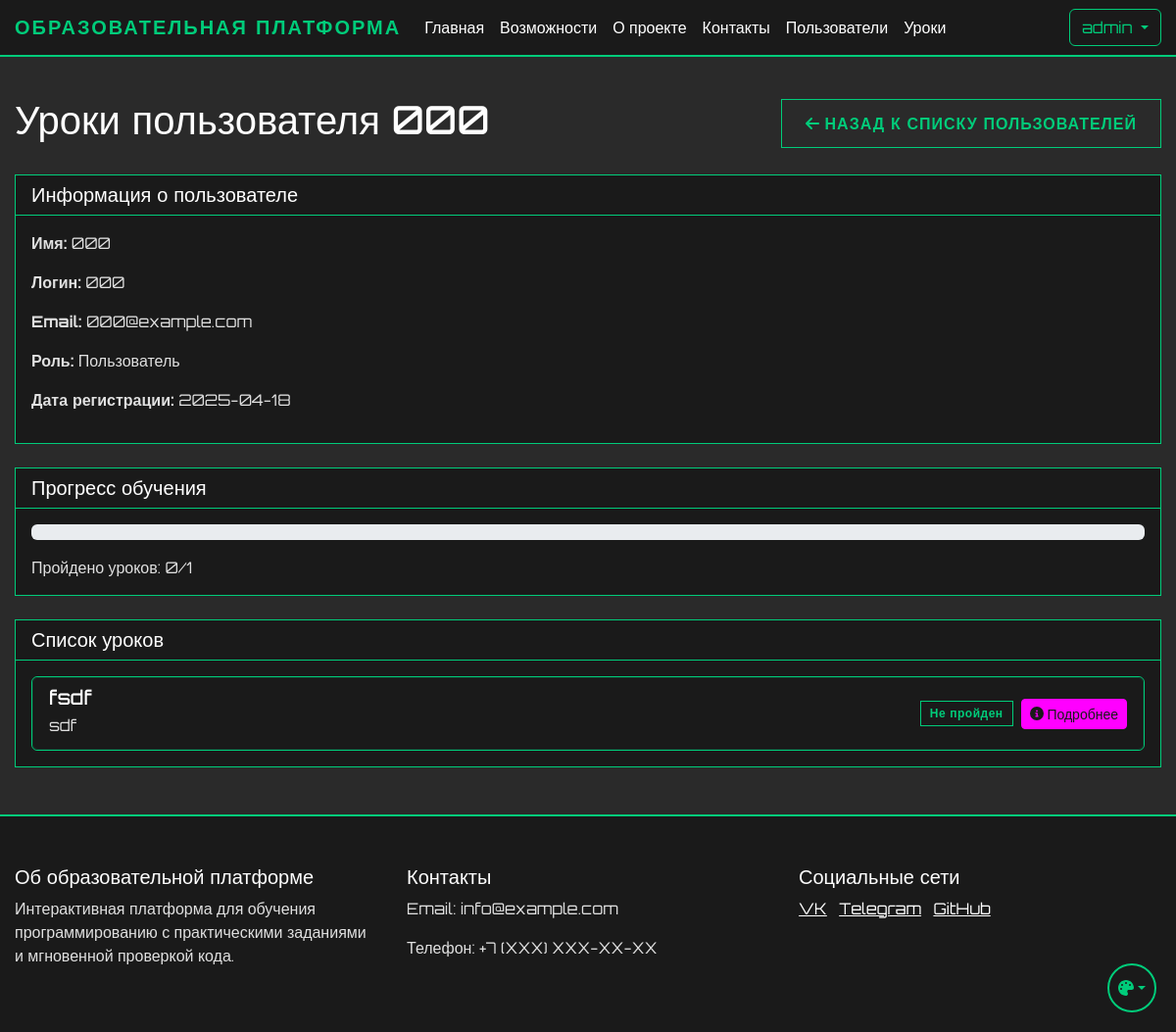
Screenshot of /admin/user/10/lessons (signed in) with the database file from the repository.
### app.py (models this page shows, shortened)
class User(UserMixin, db.Model):
    id = db.Column(db.Integer, primary_key=True)
    name = db.Column(db.String(100), nullable=False)
    username = db.Column(db.String(80), unique=True, nullable=False)
    email = db.Column(db.String(120), unique=True, nullable=False)
    password_hash = db.Column(db.String(128))
    is_admin = db.Column(db.Boolean, default=False)
    user_type = db.Column(db.String(20), default='student')  # student, teacher, admin
    created_by = db.Column(db.Integer, db.ForeignKey('user.id'), nullable=True)  # ID пользователя, создавшего этого пользователя
    created_at = db.Column(db.DateTime, default=db.func.now())
    last_login = db.Column(db.DateTime)
    is_active = db.Column(db.Boolean, default=True)
    progress = db.relationship('UserProgress', backref='user', lazy=True)
    ratings = db.relationship('UserRating', backref='user', lazy=True)
    chat_messages = db.relationship('ChatMessage', backref='user', lazy=True)
    created_users = db.relationship('User', backref=db.backref('creator', remote_side=[id]))

class Lesson(db.Model):
    id = db.Column(db.Integer, primary_key=True)
    order_number = db.Column(db.Integer, unique=True, nullable=False)
    title = db.Column(db.String(200), nullable=False)
    description = db.Column(db.Text)
    is_active = db.Column(db.Boolean, default=True)
    created_at = db.Column(db.DateTime, default=db.func.now())
    theory_content = db.Column(db.Text)
    theory_test = db.relationship('TheoryTest', backref='lesson', uselist=False)
    practice_tasks = db.relationship('PracticeTask', backref='lesson', lazy=True)
    required_lesson_id = db.Column(db.Integer, db.ForeignKey('lesson.id'), nullable=True)
    required_lesson = db.relationship('Lesson', remote_side=[id], backref='next_lessons')

### app.py (the view)
@app.route('/admin/user/<int:user_id>/lessons')
@login_required
def view_user_lessons(user_id):
    if not current_user.is_admin:
        abort(403)
    user = User.query.get_or_404(user_id)
    lessons = Lesson.query.order_by(Lesson.order_number).all()
    user_progress = UserProgress.query.filter_by(user_id=user_id).all()
    completed_lesson_ids = [progress.lesson_id for progress in user_progress if progress.is_completed]
    total_lessons = len(lessons)
    completed_lessons = len(completed_lesson_ids)
    progress_percentage = int((completed_lessons / total_lessons * 100)) if total_lessons > 0 else 0
    return render_template('user_lessons.html',
                         user=user,
                         lessons=lessons,
                         completed_lesson_ids=completed_lesson_ids,
                         progress_percentage=progress_percentage,
                         completed_lessons=completed_lessons,
                         total_lessons=total_lessons)

### app.py (called while the page is built)
@login_manager.user_loader
def load_user(user_id):
    return db.session.get(User, int(user_id))

### templates/user_lessons.html (shortened to what this page needs)
{% extends "base.html" %}
{% block content %}
<div class="container mt-4">
    <div class="d-flex justify-content-between align-items-center mb-4">
        <h1>Уроки пользователя {{ user.username }}</h1>
        <a href="{{ url_for('user_list') }}" class="btn btn-secondary">
            <i class="fas fa-arrow-left"></i> Назад к списку пользователей
        </a>
    </div>
    <div class="card">
        <div class="card-header">
            <h5 class="mb-0">Информация о пользователе</h5>
        </div>
        <div class="card-body">
            <p><strong>Имя:</strong> {{ user.name }}</p>
            <p><strong>Логин:</strong> {{ user.username }}</p>
            <p><strong>Email:</strong> {{ user.email }}</p>
            <p><strong>Роль:</strong> {{ 'Администратор' if user.is_admin else 'Пользователь' }}</p>
            <p><strong>Дата регистрации:</strong> {{ user.created_at.strftime('%Y-%m-%d') }}</p>
        </div>
    </div>
    <div class="card mt-4">
        <div class="card-header">
            <h5 class="mb-0">Прогресс обучения</h5>
        </div>
        <div class="card-body">
            <div class="progress mb-3">
            </div>
            <p class="mb-0">Пройдено уроков: {{ completed_lessons }}/{{ total_lessons }}</p>
        </div>
    </div>
    <div class="card mt-4">
        <div class="card-header">
            <h5 class="mb-0">Список уроков</h5>
        </div>
        <div class="card-body">
            {% if lessons %}
                <div class="list-group">
                    {% for lesson in lessons %}
                        <div class="list-group-item">
                            <div class="d-flex justify-content-between align-items-center">
                                <div>
                                    <h5 class="mb-1 {% if lesson.id in completed_lesson_ids %}text-success{% endif %}">
                                        {{ lesson.title }}
                                    </h5>
                                    <p class="mb-1">{{ lesson.description }}</p>
                                </div>
                                <div class="d-flex align-items-center">
                                    {% if lesson.id in completed_lesson_ids %}
                                        <span class="badge bg-success me-2">Пройден</span>
                                    {% else %}
                                        <span class="badge bg-secondary me-2">Не пройден</span>
                                    {% endif %}
                                    <a href="{{ url_for('view_user_lesson_details', user_id=user.id, lesson_id=lesson.id) }}"
                                       class="btn btn-sm btn-info">
                                        <i class="fas fa-info-circle"></i> Подробнее
                                    </a>
                                </div>
                            </div>
                        </div>
                    {% endfor %}
                </div>
            {% else %}
                <div class="alert alert-info">
                    Уроки не найдены.
                </div>
            {% endif %}
        </div>
    </div>
</div>
{% endblock %}

### templates/base.html (shortened to what this page needs)
<!DOCTYPE html>
<html lang="ru">
<head>
    <link href="https://cdn.jsdelivr.net/npm/bootstrap@5.3.0/dist/css/bootstrap.min.css" rel="stylesheet">
    <link href="{{ url_for('static', filename='css/themes.css') }}" rel="stylesheet">
    <link href="{{ url_for('static', filename='css/base.css') }}" rel="stylesheet">
    <link href="{{ url_for('static', filename='css/components.css') }}" rel="stylesheet">
    <link href="{{ url_for('static', filename='css/forms.css') }}" rel="stylesheet">
    <link href="{{ url_for('static', filename='css/tables.css') }}" rel="stylesheet">
    <link href="{{ url_for('static', filename='css/layout.css') }}" rel="stylesheet">
</head>
<body>
    <nav class="navbar navbar-expand-lg navbar-dark">
        <div class="container">
            <a class="navbar-brand" href="{{ url_for('index') }}">Образовательная платформа</a>
            <div class="collapse navbar-collapse" id="navbarNav">
                <ul class="navbar-nav me-auto">
                    <li class="nav-item">
                        <a class="nav-link" href="{{ url_for('index') }}">Главная</a>
                    </li>
                    <li class="nav-item">
                        <a class="nav-link" href="/#features">Возможности</a>
                    </li>
                    <li class="nav-item">
                        <a class="nav-link" href="/#about">О проекте</a>
                    </li>
                    <li class="nav-item">
                        <a class="nav-link" href="/#contact">Контакты</a>
                    </li>
                    {% if current_user.is_admin %}
                    <li class="nav-item">
                            <a class="nav-link" href="{{ url_for('user_list') }}">Пользователи</a>
                    </li>
                    <li class="nav-item">
                            <a class="nav-link" href="{{ url_for('lesson_list') }}">Уроки</a>
                    </li>
                    {% endif %}
                </ul>
                <div class="d-flex">
                    {% if current_user.is_authenticated %}
                        <div class="dropdown">
                            <button class="btn btn-outline-light dropdown-toggle" type="button" id="userMenu" data-bs-toggle="dropdown">
                                {{ current_user.username }}
                            </button>
                        </div>
                    {% else %}
                        <a href="{{ url_for('login') }}" class="btn btn-outline-light me-2">Войти</a>
                    {% endif %}
                </div>
            </div>
        </div>
    </nav>
    {% block content %}{% endblock %}
    <footer class="footer mt-5">
        <div class="container">
            <div class="row">
                <div class="col-md-4">
                    <h5>Об образовательной платформе</h5>
                    <p>Интерактивная платформа для обучения программированию с практическими заданиями и мгновенной проверкой кода.</p>
                </div>
                <div class="col-md-4">
                    <h5>Контакты</h5>
                    <p>Email: info@example.com</p>
                    <p>Телефон: +7 (XXX) XXX-XX-XX</p>
                </div>
                <div class="col-md-4">
                    <h5>Социальные сети</h5>
                    <a href="#" class="text-white me-2">VK</a>
                    <a href="#" class="text-white me-2">Telegram</a>
                    <a href="#" class="text-white">GitHub</a>
                </div>
            </div>
        </div>
    </footer>
    <div class="theme-switch">
        <button class="btn dropdown-toggle" type="button" id="themeDropdown" data-bs-toggle="dropdown" aria-expanded="false">
            <i class="fas fa-palette"></i>
        </button>
    </div>
</body>
</html>

### static/css/themes.css (style rules this page uses)
:root[data-theme="cyberpunk"] { --cyber-primary: #00cc7a; --cyber-secondary: #ff6600; --cyber-dark: #1a1a1a; --cyber-bg: #2a2a2a; --cyber-text: #e0e0e0; --cyber-text-light: #ffffff; --cyber-text-muted: #b0b0b0; --cyber-card-bg: #1a1a1a; --cyber-text-dark: #333333; --cyber-info: #ff00ff; }

### static/css/base.css (style rules this page uses)
body { font-family: 'Orbitron', sans-serif; background-color: var(--cyber-bg); color: var(--cyber-text); min-height: 100vh; display: flex; flex-direction: column; opacity: 0; transition: opacity 0.3s ease; }
body.theme-loaded { opacity: 1; }
h1, h2, h3, h4, h5, h6 { color: var(--cyber-text-light); }
p { color: var(--cyber-text); }
.text-white { color: var(--cyber-text-light) !important; }
.navbar { background-color: var(--cyber-dark) !important; border-bottom: 2px solid var(--cyber-primary); }
.navbar-brand { color: var(--cyber-primary) !important; font-weight: 700; text-transform: uppercase; letter-spacing: 2px; }
.nav-link { color: var(--cyber-text-light) !important; transition: all 0.3s ease; }
.footer { background-color: var(--cyber-dark); border-top: 2px solid var(--cyber-primary); color: var(--cyber-text-light); padding: 50px 0; margin-top: auto; }

### static/css/components.css (style rules this page uses)
.card { background-color: var(--cyber-card-bg); border: 1px solid var(--cyber-primary); color: var(--cyber-text-light); }
.card-header { background-color: rgba(0, 255, 157, 0.1); border-bottom: 1px solid var(--cyber-primary); color: var(--cyber-text-light); }
.card-body { background-color: var(--cyber-card-bg); color: var(--cyber-text-light); }
.btn-outline-light { border-color: var(--cyber-primary); color: var(--cyber-primary); transition: all 0.3s ease; }

### static/css/layout.css (style rules this page uses)
.container { max-width: 1200px; margin: 0 auto; padding: 0 15px; }
.row { margin: 0 -15px; }
.col, [class*="col-"] { padding: 0 15px; }
.mt-4 { margin-top: 1.5rem; }
.mt-5 { margin-top: 3rem; }
.mb-1 { margin-bottom: 0.25rem; }
.mb-3 { margin-bottom: 1rem; }
.mb-4 { margin-bottom: 1.5rem; }
.d-flex { display: flex; }
.justify-content-between { justify-content: space-between; }
.align-items-center { align-items: center; }

### rows the page displays
User: username "admin"
User: username "000", name "000", email "000@example.com", is_admin "Пользователь", created_at "2025-04-18"
Lesson: title "fsdf", description "sdf", shows "Не пройден"

### other values shown
{{ completed_lessons }} "0"
{{ total_lessons }} "1"
